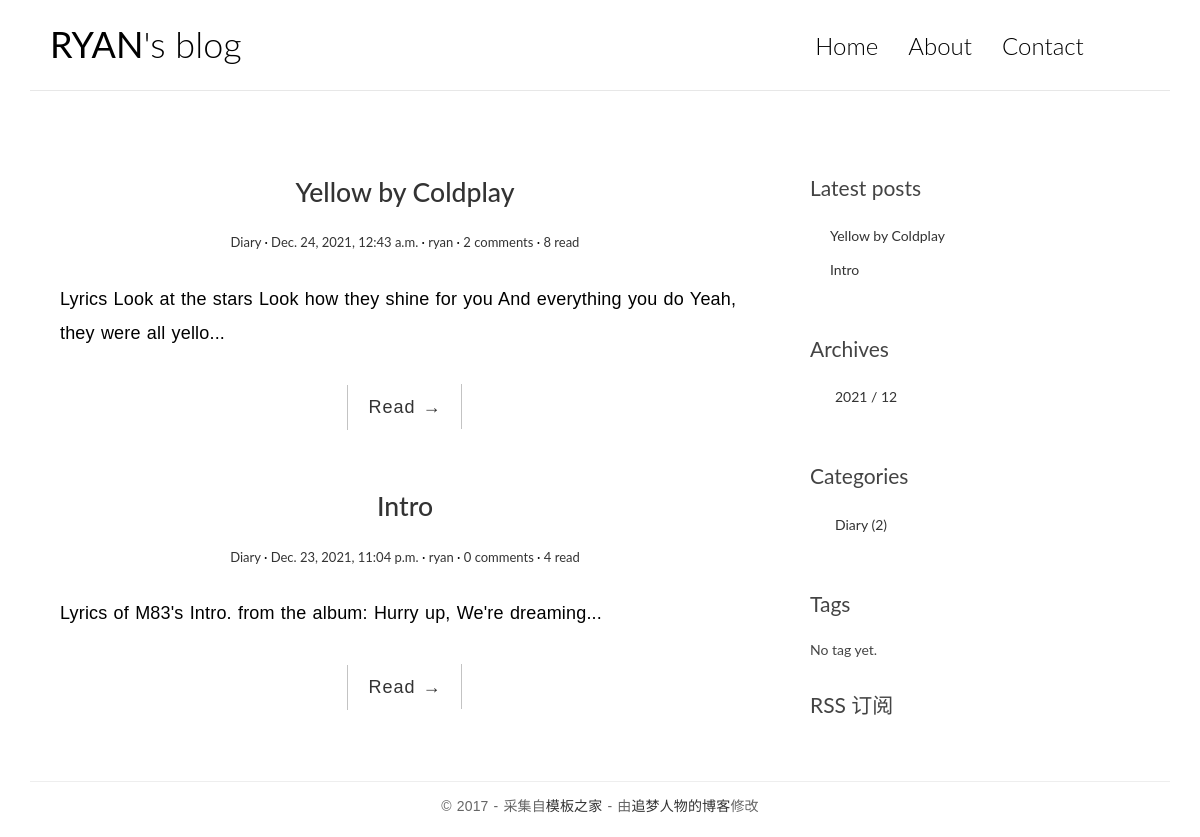
The page / on the database its author committed.
### blog/models.py (models this page shows, shortened)
class Post(models.Model):
    title = models.CharField(max_length=70)
    body = models.TextField()
    created_time = models.DateTimeField('created_time', default=timezone.now)
    modified_time = models.DateTimeField()
    excerpt = models.CharField(max_length=200, blank=True)
    category = models.ForeignKey(Category, on_delete=models.CASCADE)
    tags = models.ManyToManyField(Tag, blank=True)
    author = models.ForeignKey(User, on_delete=models.CASCADE)
    views = models.PositiveIntegerField(default=0, editable=False)
    class Meta:
        ordering = ['-created_time', 'title']
    def get_absolute_url(self):
        return reverse('blog:detail', kwargs={'pk': self.pk})

class Category(models.Model):
    name = models.CharField(max_length=100)

### blog/views.py (the view)
# urls.py: path('', views.IndexView.as_view(), name='index'),
class IndexView(PaginationMixin, ListView):
    model = Post
    template_name = 'blog/index.html'
    context_object_name = 'post_list'
    paginate_by = 10

### blog/templatetags/blog_extras.py (called while the page is built)
@register.inclusion_tag('blog/inclusions/_recent_posts.html', takes_context=True)
def show_recent_posts(context, num=5):
    return {
        'recent_post_list': Post.objects.all()[:num],
    }

@register.inclusion_tag('blog/inclusions/_archives.html', takes_context=True)
def show_archives(context):
    return {
        'date_list': Post.objects.dates('created_time', 'month', order='DESC'),
    }

@register.inclusion_tag('blog/inclusions/_tags.html', takes_context=True)
def show_tags(context):
    tag_list = Tag.objects.annotate(num_posts=Count('post')).filter(num_posts__gt=0)
    return {
        'tag_list': tag_list,
    }

@register.inclusion_tag('blog/inclusions/_categories.html', takes_context=True)
def show_categories(context):
    category_list = Category.objects.annotate(num_posts=Count('post')).filter(num_posts__gt=0)
    return {
        'category_list': category_list,
    }

### templates/blog/index.html (shortened to what this page needs)
{% extends 'base.html' %}
{% block main %}
    {% for post in post_list %}
        <article class="post post-1">
            <header class="entry-header">
                <h1 class="entry-title">
                    <a href="{{ post.get_absolute_url }}">{{ post.title }}</a>
                </h1>
                <div class="entry-meta">
                    <span class="post-category"><a href="#">{{ post.category.name }}</a></span>
                    <span class="post-date"><a href="#"><time class="entry-date"
                                                              datetime="{{ post.created_time }}">{{ post.created_time }}</time></a></span>
                    <span class="post-author"><a href="#">{{ post.author }}</a></span>
                    <span class="comments-link"><a
                            href="{{ post.get_absolute_url }}#comment-area">{{ post.comment_set.count }} comments</a></span>
                    <span class="views-count"><a href="#">{{ post.views }} read</a></span>
                </div>
            </header>
            <div class="entry-content clearfix">
                <p>{{ post.excerpt }}...</p>
                <div class="read-more cl-effect-14">
                    <a href="{{ post.get_absolute_url }}" class="more-link">Read <span class="meta-nav">→</span></a>
                </div>
            </div>
        </article>
    {% empty %}
        <div class="no-post">No post yet.</div>
    {% endfor %}
{% endblock main %}

### templates/blog/inclusions/_recent_posts.html
<div class="widget widget-recent-posts">
  <h3 class="widget-title">Latest posts</h3>
  <ul>
    {% for post in recent_post_list %}
      <li>
        <a href="{{ post.get_absolute_url }}">{{ post.title }}</a>
      </li>
    {% empty %}
      No post yet.
    {% endfor %}
  </ul>
</div>

### templates/blog/inclusions/_categories.html
<div class="widget widget-category">
  <h3 class="widget-title">Categories</h3>
  <ul>
    {% for category in category_list %}
      <li>
        <a href="{% url 'blog:category' category.pk %}">{{ category.name }} <span class="post-count">({{ category.num_posts }})</span></a>
      </li>
    {% empty %}
      No category yet.
    {% endfor %}
  </ul>
</div>

### blog/static/blog/css/custom.css (style rules this page uses)
* { outline: none; }
h1, h2, h3, h4, h5, h6 { margin-top: 0; }
a { color: #333; }
body { color: #444; font-family: 'Lato', sans-serif; }
p { font-family: 'Ubuntu', sans-serif; font-weight: 400; word-spacing: 1px; letter-spacing: 0.01em; }
.post { background: #fff; padding: 30px 30px 0; }
.entry-title { text-align: center; font-size: 1.9em; margin-bottom: 20px; line-height: 1.6; padding: 10px 20px 0; }
.entry-meta { text-align: center; color: #DDDDDD; font-size: 13px; margin-bottom: 30px; }
.entry-content { font-size: 18px; line-height: 1.9; font-weight: 300; color: #000; }
.post-category::after, .post-date::after, .post-author::after, .comments-link::after { content: ' ·'; color: #000; }
.read-more { font-family: 'Ubuntu', sans-serif; font-weight: 400; word-spacing: 1px; letter-spacing: 0.01em; text-align: center; margin-top: 20px; }
.cl-effect-14 a { padding: 0 20px; height: 45px; line-height: 45px; position: relative; display: inline-block; margin: 15px 25px; letter-spacing: 1px; font-weight: 400; text-shadow: 0 0 1px rgba(255, 255, 255, 0.3); }
.cl-effect-14 a::before, .cl-effect-14 a::after { position: absolute; width: 45px; height: 1px; background: #C3C3C3; content: ''; -webkit-transition: all 0.3s; -moz-transition: all 0.3s; transition: all 0.3s; pointer-events: none; }
.cl-effect-14 a::before { top: 0; left: 0; -webkit-transform: rotate(90deg); -moz-transform: rotate(90deg); transform: rotate(90deg); -webkit-transform-origin: 0 0; -moz-transform-origin: 0 0; transform-origin: 0 0; }
.cl-effect-14 a::after { right: 0; bottom: 0; -webkit-transform: rotate(90deg); -moz-transform: rotate(90deg); transform: rotate(90deg); -webkit-transform-origin: 100% 0; -moz-transform-origin: 100% 0; transform-origin: 100% 0; }
.widget { background: #fff; padding: 30px 0 0; }
.widget-title { font-size: 1.5em; margin-bottom: 20px; line-height: 1.6; padding: 10px 0 0; font-weight: 400; }
.widget-recent-posts ul { padding: 0; margin: 0; padding-left: 20px; }
.widget-recent-posts ul li { list-style-type: none; position: relative; line-height: 170%; margin-bottom: 10px; }
.widget-recent-posts ul li::before { content: '\f3d3'; font-family: "Ionicons"; position: absolute; left: -17px; top: 3px; font-size: 16px; color: #000; }
.widget-category ul { padding: 0; margin: 0; padding-left: 25px; }
.widget-category ul li { list-style-type: none; position: relative; line-height: 170%; margin-bottom: 10px; }
.widget-category ul li::before { content: '\f3fe'; font-family: "Ionicons"; position: absolute; left: -25px; top: 1px; font-size: 18px; color: #000; }

### rows shown on the page
Post: title "Yellow by Coldplay", category.name "Diary", created_time "Dec. 24, 2021, 12:43 a.m.", author "ryan", comment_set.count "2", views "8", excerpt "Lyrics Look at the stars Look how they shine for you And everything you do Yeah, they were all yello"
Post: title "Intro", category.name "Diary", created_time "Dec. 23, 2021, 11:04 p.m.", author "ryan", comment_set.count "0", views "4", excerpt "Lyrics of M83's Intro. from the album: Hurry up, We're dreaming"
Category: name "Diary", num_posts "2"

### other values the page prints
{{ date.year }} "2021"
{{ date.month }} "12"
